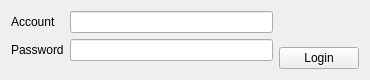
<?xml version="1.0" encoding="UTF-8"?>
<ui version="4.0">
 <class>Login</class>
 <widget class="QWidget" name="Login">
  <property name="geometry">
   <rect>
    <x>0</x>
    <y>0</y>
    <width>370</width>
    <height>80</height>
   </rect>
  </property>
  <property name="windowTitle">
   <string>Form</string>
  </property>
  <layout class="QHBoxLayout" name="horizontalLayout">
   <item>
    <layout class="QFormLayout" name="formLayout">
     <item row="0" column="0">
      <widget class="QLabel" name="mAccountText">
       <property name="text">
        <string>Account</string>
       </property>
      </widget>
     </item>
     <item row="0" column="1">
      <widget class="QLineEdit" name="mAccountInput">
       <property name="maxLength">
        <number>30</number>
       </property>
      </widget>
     </item>
     <item row="1" column="0">
      <widget class="QLabel" name="mPasswordText">
       <property name="text">
        <string>Password</string>
       </property>
      </widget>
     </item>
     <item row="1" column="1">
      <widget class="QLineEdit" name="mPasswordInput">
       <property name="maxLength">
        <number>30</number>
       </property>
       <property name="echoMode">
        <enum>QLineEdit::Password</enum>
       </property>
      </widget>
     </item>
    </layout>
   </item>
   <item>
    <layout class="QVBoxLayout" name="verticalLayout">
     <item>
      <spacer name="verticalSpacer">
       <property name="orientation">
        <enum>Qt::Vertical</enum>
       </property>
       <property name="sizeHint" stdset="0">
        <size>
         <width>20</width>
         <height>40</height>
        </size>
       </property>
      </spacer>
     </item>
     <item>
      <widget class="QPushButton" name="mLoginButton">
       <property name="text">
        <string>Login</string>
       </property>
      </widget>
     </item>
    </layout>
   </item>
  </layout>
 </widget>
 <resources/>
 <connections/>
</ui>
